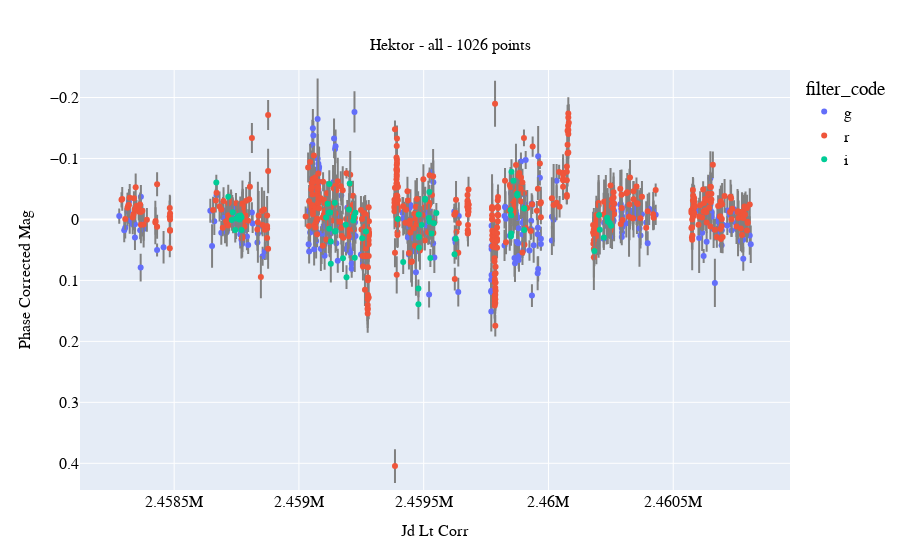

The notebook cell saved with this chart:
### Code cell
plots.general(x_column='jd_lt_corr',
              y_column='phase_corrected_mag',
              show_yerr=True,
              show_color=True,
              color_column='filter_code',
              table=merged_table_corr,
              save_path=string+'_corrected_by_phase_and_rotation_final.jpg')

### Figure 1 — Plotly figure (JSON) as saved in the notebook; plotly's stock layout.template omitted (floating-point values rounded to 4 significant figures; data arrays with more than 128 entries replaced by an {"elided": "..."} marker saying what was removed)
{"data": [{"cliponaxis": true, "error_y": {"array": {"elided": "1026 float values"}, "color": "gray", "type": "data", "width": 1}, "hovertemplate": "filter_code=g<br>jd_lt_corr=%{x}<br>phase_corrected_mag=%{y}<extra></extra>", "legendgroup": "g", "marker": {"color": "#636efa", "symbol": "circle"}, "mode": "markers", "name": "g", "orientation": "v", "showlegend": true, "type": "scatter", "x": {"elided": "351 float values"}, "xaxis": "x", "y": {"elided": "351 float values"}, "yaxis": "y"}, {"cliponaxis": true, "error_y": {"array": {"elided": "1026 float values"}, "color": "gray", "type": "data", "width": 1}, "hovertemplate": "filter_code=r<br>jd_lt_corr=%{x}<br>phase_corrected_mag=%{y}<extra></extra>", "legendgroup": "r", "marker": {"color": "#EF553B", "symbol": "circle"}, "mode": "markers", "name": "r", "orientation": "v", "showlegend": true, "type": "scatter", "x": {"elided": "604 float values"}, "xaxis": "x", "y": {"elided": "604 float values"}, "yaxis": "y"}, {"cliponaxis": true, "error_y": {"array": {"elided": "1026 float values"}, "color": "gray", "type": "data", "width": 1}, "hovertemplate": "filter_code=i<br>jd_lt_corr=%{x}<br>phase_corrected_mag=%{y}<extra></extra>", "legendgroup": "i", "marker": {"color": "#00cc96", "symbol": "circle"}, "mode": "markers", "name": "i", "orientation": "v", "showlegend": true, "type": "scatter", "x": [2459000.0, 2459000.0, 2459000.0, 2459000.0, 2459000.0, 2459000.0, 2459000.0, 2459000.0, 2459000.0, 2459000.0, 2459000.0, 2459000.0, 2459000.0, 2459000.0, 2459000.0, 2459000.0, 2459000.0, 2459000.0, 2459000.0, 2459000.0, 2459000.0, 2459000.0, 2459000.0, 2459000.0, 2459000.0, 2459000.0, 2459000.0, 2459000.0, 2459000.0, 2459000.0, 2459000.0, 2459000.0, 2459000.0, 2459000.0, 2459000.0, 2459000.0, 2459000.0, 2459000.0, 2459000.0, 2459000.0, 2459000.0, 2460000.0, 2460000.0, 2460000.0, 2460000.0, 2460000.0, 2460000.0, 2460000.0, 2460000.0, 2460000.0, 2460000.0, 2460000.0, 2460000.0, 2460000.0, 2460000.0, 2460000.0, 2460000.0, 2460000.0, 2460000.0, 2460000.0, 2460000.0, 2460000.0, 2460000.0, 2460000.0, 2460000.0, 2460000.0, 2460000.0, 2460000.0, 2460000.0, 2460000.0, 2460000.0], "xaxis": "x", "y": [-0.06072, -0.03727, 0.0008672, -0.01171, 0.0174, -0.001646, -0.005449, 5.088e-05, -0.006571, -0.003585, 0.01748, -0.003319, -0.02592, -0.01142, -0.05814, 0.01545, -0.01147, 0.07278, 0.03614, -0.02722, 0.01984, 0.01917, 0.06361, 0.008534, 0.09465, -0.01636, -0.05907, 0.001929, -0.00486, 0.06265, -0.01116, 0.03096, 0.01983, -0.0007556, 0.06999, 0.1131, 0.1391, -0.007928, 0.02888, 0.04644, 0.009311, -0.03231, -0.03407, -0.002466, -0.04489, 0.003664, 0.06318, 0.02316, 0.006418, -0.01046, 0.05699, 0.03175, -0.01551, 0.02742, -0.006856, 0.02325, -0.07807, -0.06327, -0.04214, -0.03918, -0.01798, 0.01722, -0.01823, 0.05194, -0.007128, 0.01692, 0.02956, -0.002644, 0.003565, 0.005716, 0.01055], "yaxis": "y"}], "layout": {"font": {"color": "black", "family": "serif", "size": 16}, "legend": {"title": {"text": "filter_code"}, "tracegroupgap": 0}, "margin": {"b": 70, "l": 80, "r": 30, "t": 70}, "title": {"font": {"color": "black", "family": "serif", "size": 16}, "text": "Hektor - all - 1026 points", "x": 0.5, "y": 0.93}, "xaxis": {"anchor": "y", "domain": [0, 1], "tickfont": {"color": "black", "family": "serif", "size": 16}, "title": {"font": {"color": "black", "family": "serif", "size": 16}, "text": "Jd Lt Corr"}}, "yaxis": {"anchor": "x", "autorange": false, "domain": [0, 1], "range": [0.4438, -0.2451], "tickfont": {"color": "black", "family": "serif", "size": 16}, "title": {"font": {"color": "black", "family": "serif", "size": 16}, "text": "Phase Corrected Mag"}}}}
